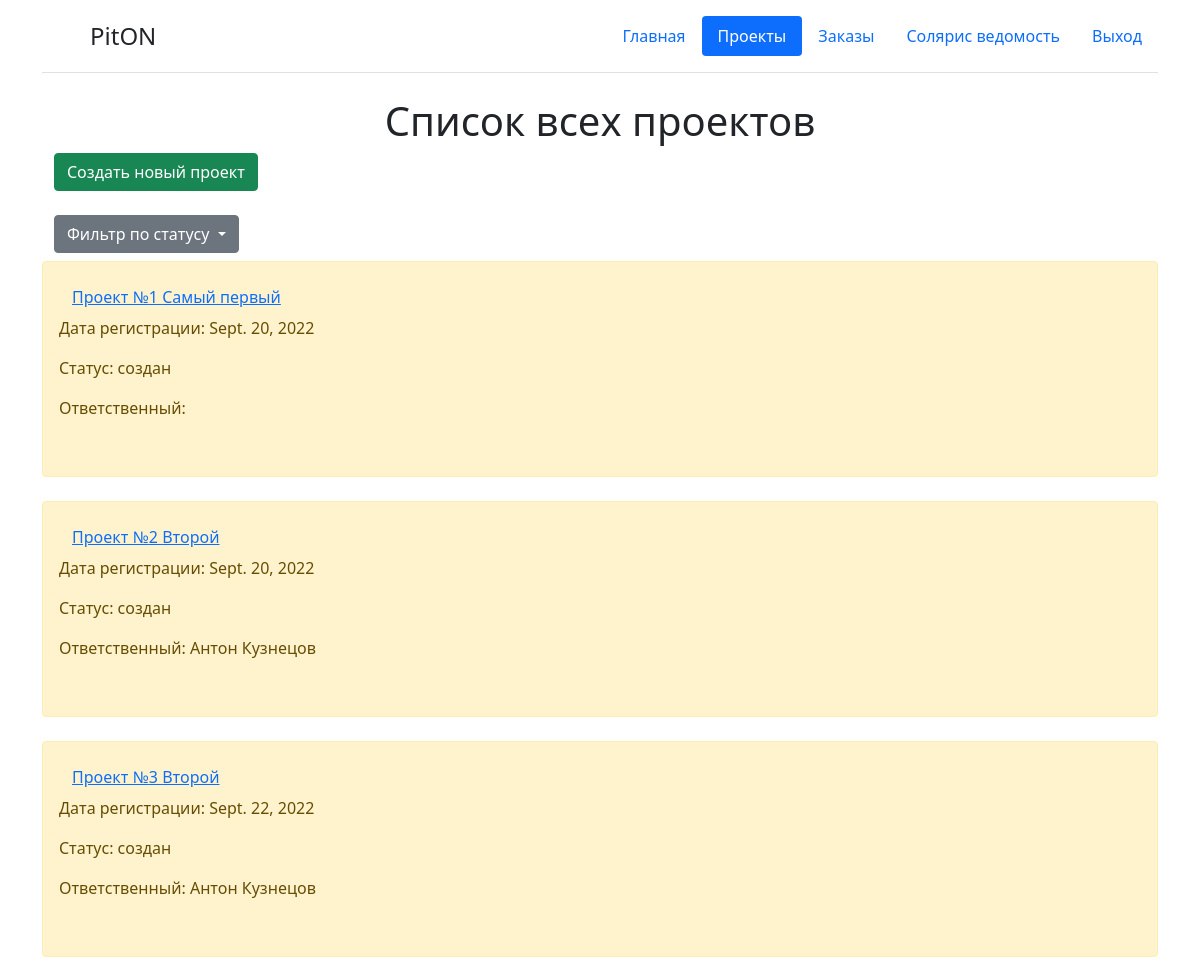
The app's page /home/regis (signed in), older data.
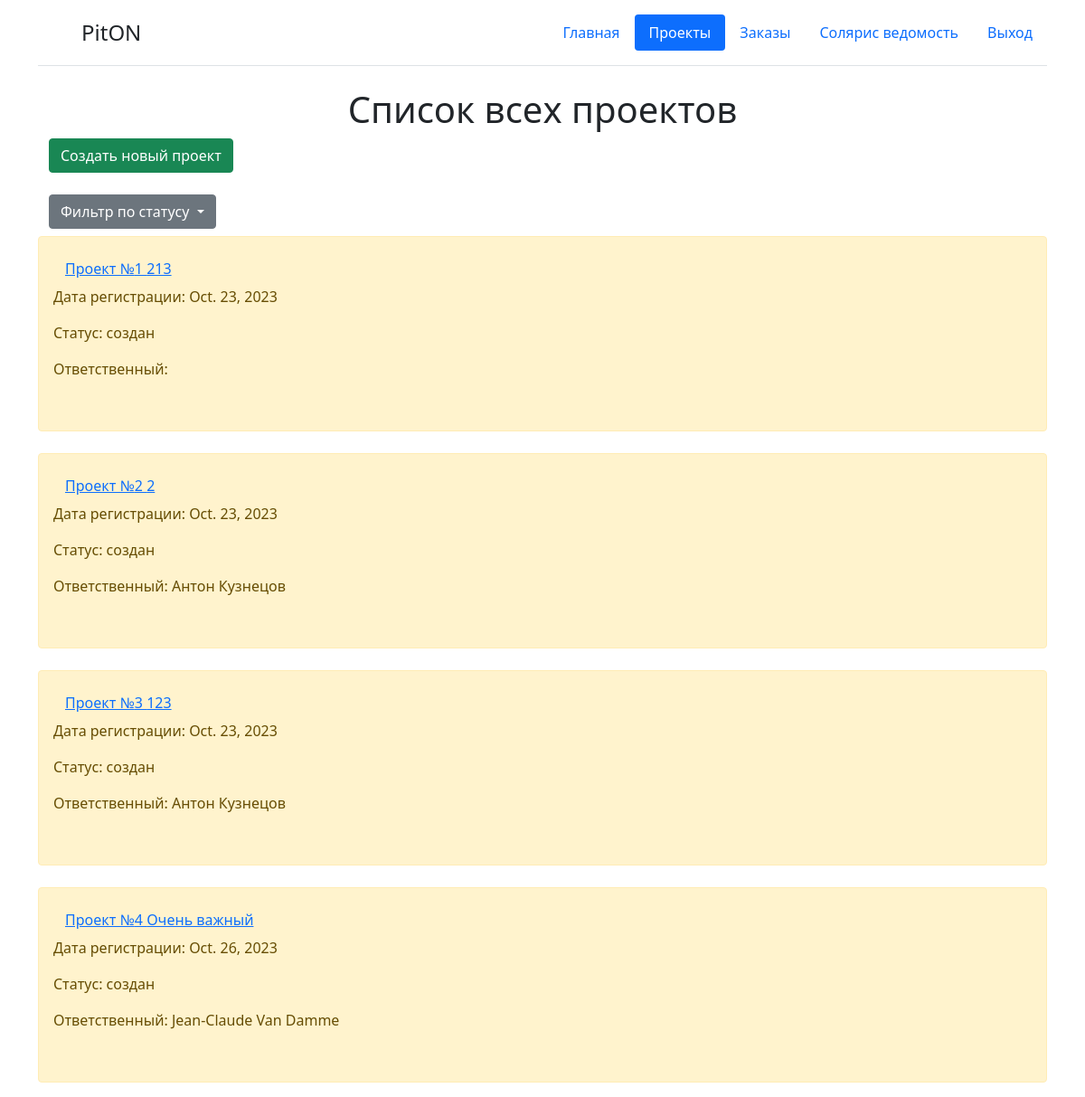
The same page, newer data.
### reg/models.py (models this page shows, shortened)
class reg(models.Model):
    class Stat(models.Model):
        STATUS = (
            ('создан', 'создан'),
            ('согласован', 'согласован'),
            ('в работе', 'в работе'),
            ('завершен', 'завершен')
        )
    numbers = models.CharField('Номер проекта', max_length=10)
    NameProg = models.CharField('Наименование', max_length=100)
    Date_born = models.DateField('Дата создания', auto_now=True)
    Responsible = models.CharField('Отвественный', max_length=100)
    Customer_company = models.CharField('', max_length=50)
    Adres_obj = models.TextField('Адрес объекта')
    Status = models.CharField('Статус', max_length=30, default='создан', choices=Stat.STATUS)
    class Meta:
        verbose_name = 'Таблица регистрации'

### reg/views.py (the view, shortened to what this page needs)
# urls.py: path('regis', views.regis, name='regis'),
def regis(request):
    error = ''
    if request.user.has_perm('reg.delete_reg'):
        dateReg = reg.objects.all()
        title = 'Список всех проектов'
        nameGroup = True
    elif request.user.has_perm('reg.add_reg'):
        dateReg = reg.objects.filter(Responsible=request.user.get_full_name())
        title = 'Список Ваших проектов'
        nameGroup = True
    elif request.user.has_perm('reg.view_reg'):
        dateReg = reg.objects.all()
        title = 'Список всех проектов'
        nameGroup = False
    else:
        raise PermissionDenied
    form = regForm()
    content = {
        'nameGroup': nameGroup,
        'title': title,
        'dateReg': dateReg,
        'form': form,
        'error': error,
        'title2': 'Регистрация нового проекта'
    }
    return render(request, 'reg/reg.html', content)

### templates/reg/reg.html (shortened to what this page needs)
{% extends 'reg/base.html' %}
{% block content %}
    <div class="container" xmlns="http://www.w3.org/1999/html" xmlns="http://www.w3.org/1999/html">
        <div class="d-flex justify-content-center"><h1> {{ title }}</h1></div>
        <div class="row gy-2">
            <div class="input-group mb-3">
                <div class="input-group-prepend">
                {% if nameGroup == True %}
                    <button type="button" class="btn btn-success" data-bs-toggle="modal" data-bs-target="#exampleModal">
                    Создать новый проект
                    </button>
                {% endif %}
                </div>
            </div>
            <div class="dropdown">
                <a class="btn btn-secondary dropdown-toggle" role="button" id="dropdownMenuLink" data-bs-toggle="dropdown" aria-expanded="false">
                    Фильтр по статусу
                </a>
            </div>
            {% for el in dateReg %}
            <div
                {% if el.Status == 'создан' %}
                class="alert alert-warning" role="alert"
                {% elif el.Status == 'в работе' %}
                class="alert alert-danger" role="alert"
                {% elif el.Status == 'согласован' %}
                class="alert alert-success" role="alert"
                {% else %}
                class="alert alert-light" role="alert"
                {% endif %}>
                <form method="post">
                    <button type="submit" class="btn btn-link" name="sdelka" value="{{ el.id }}">
                        Проект №{{ el.numbers }} {{ el.NameProg }}
                    </button>
                </form>
                <p>Дата регистрации: {{ el.Date_born }}</p>
                <p>Статус:   {{ el.Status }}</p>
                <p>Ответственный: {{ el.Responsible }}</p><br>
            </div>
            {% endfor %}
        </div>
    </div>
{% endblock %}

Row changes from the older to the newer data that the page shows:
changed reg (number 1 of 4 on the later page): NameProg "Самый первый" → "213"; Date_born "Sept. 20, 2022" → "Oct. 23, 2023"
changed reg (number 2 of 4 on the later page): NameProg "Второй" → "2"; Date_born "Sept. 20, 2022" → "Oct. 23, 2023"
changed reg (number 3 of 4 on the later page): NameProg "Второй" → "123"; Date_born "Sept. 22, 2022" → "Oct. 23, 2023"
added reg: numbers "4", NameProg "Очень важный", Date_born "Oct. 26, 2023", Status "создан", Responsible "Jean-Claude Van Damme"
